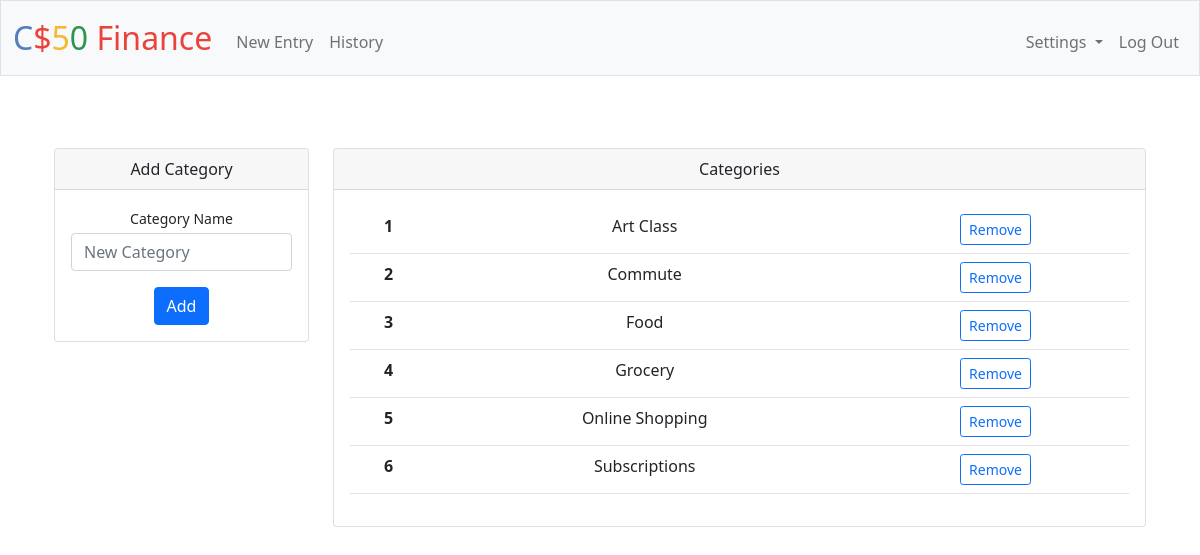
/personal (signed in), run on the app's committed database.
### tables this page shows
CREATE TABLE categories (
    id INTEGER PRIMARY KEY AUTOINCREMENT NOT NULL,
    category TEXT NOT NULL,
    user_id INTEGER NOT NULL,
    FOREIGN KEY (user_id) REFERENCES users (id)
);

### app.py (the view)
@app.route("/personal", methods=["GET", "POST"])
@login_required
def personal():
    cat = db.execute("SELECT id, category FROM categories WHERE user_id=?", session["user_id"])
    try:
        cat = pd.DataFrame.from_dict(cat).sort_values(['category']).reset_index()
    except:
        cat = pd.DataFrame.from_dict(cat)
        cat['category'] = None
    if request.method == "POST":
        if 'remove_button' in request.form:
            id = request.form['remove_button']
            db_id = db.execute("SELECT * FROM categories WHERE user_id=? AND id=?", session["user_id"], id)
            if len(db_id) == 0:
                return apology("category doesn't exist", 400)
            db.execute("DELETE FROM categories WHERE user_id=? AND id=?", session["user_id"], id)
            return redirect("/personal")
        elif 'add_button' in request.form:
            if not request.form.get("category"):
                return apology("please add a category", 400)
            print(request.form.get('category'))
            if request.form.get("category") in cat['category'].unique():
                return apology("category already exists", 400)
            db.execute("INSERT INTO categories (category,user_id) VALUES (?,?)"
                        , request.form.get("category"), session["user_id"])
            return redirect("/personal")
        else:
            return apology("illegal entry", 400)
    else:
        cat = cat.to_dict('records')
        return render_template("personal.html", cat=cat)

### app.py (called while the page is built)
@app.after_request
def after_request(response):
    response.headers["Cache-Control"] = "no-cache, no-store, must-revalidate"
    response.headers["Expires"] = 0
    response.headers["Pragma"] = "no-cache"
    return response

### helpers.py (called while the page is built)
def login_required(f):
    @wraps(f)
    def decorated_function(*args, **kwargs):
        if session.get("user_id") is None:
            return redirect("/login")
        return f(*args, **kwargs)
    return decorated_function

### templates/personal.html (shortened to what this page needs)
{% extends "layout.html" %}
{% block main %}
  <div class="container-sm px-4 mt-4">
    <div class="row">
      <div class="col-xl-3">
        <div class="card mb-4">
          <div class="card-header">Add Category</div>
          <div class="card-body">
            <form action="/personal" method="post">
              <div class="mb-3">
                <label class="small mb-1" for="category">Category Name</label>
                <input class="form-control" id="category" name="category" type="text" placeholder="New Category" required>
              </div>
              <button class="btn btn-primary" type="submit" name="add_button" value="add_button">Add</button>
            </form>
          </div>
        </div>
      </div>
      <div class="col-xl-9">
        <div class="card mb-3">
          <div class="card-header">Categories</div>
          <div class="card-body">
            <form action="/personal" method="post">
              <table class="table">
                <tbody>
                  {% for item in cat %}
                  <tr>
                  <th scope="row">{{loop.index}}</th>
                  <td>{{item.category|e}}</td>
                  <td><button class="btn btn-outline-primary btn-sm" type="submit" name="remove_button" value="{{item.id|e}}">Remove</button></td>
                  </tr>
                  {% endfor %}
                </tbody>
              </table>
            </form>
          </div>
        </div>
      </div>
    </div>
  </div>
{% endblock %}

### data on the page
categories: category "Art Class", {{ item.id|e }} 7 (drawn)
categories: category "Commute", {{ item.id|e }} 1 (drawn)
categories: category "Food", {{ item.id|e }} 6 (drawn)
categories: category "Grocery", {{ item.id|e }} 2 (drawn)
categories: category "Online Shopping", {{ item.id|e }} 4 (drawn)
categories: category "Subscriptions", {{ item.id|e }} 8 (drawn)
